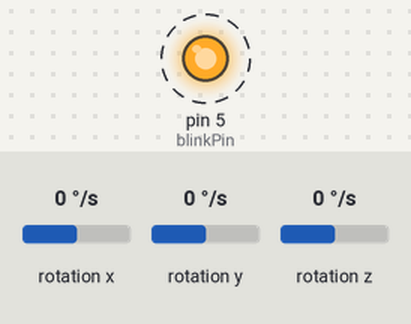
Recording of a sketch running on a simulated Arduino Uno, built with avr-gcc and run on an emulated ATmega328P. Shown: output pins drawn as LEDs (lit = HIGH). Wiring (inferred from the names in the program): L3G4200D gyroscope at I2C address 0x6B. Dashed ring = blinking. Inputs (shaded band) come from the test bench; at power-on: rotation x 0 °/s, rotation y 0 °/s, rotation z 0 °/s. What the sketch prints to the serial monitor is not drawn.

Above: at 0.04 s.
Timing chart, 0 to 3.0 s (numbered marks = the images above):
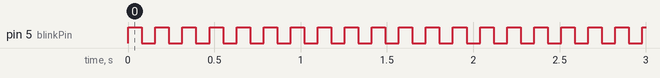

Measured:
- by itself, pin 5 (blinkPin): alternates HIGH for 0.08 s and LOW for 0.08 s

The sketch:

read_gyro.ino
```cpp
#include <Light_L3GD20.h>
#include <Narcoleptic.h>

const byte blinkPin = 5;
auto pinState = LOW;

void setup() {
  Serial.begin(9600);
  Gyro::begin();

  pinMode(blinkPin, OUTPUT);
}

void loop() {
  Gyro::l3gd20Data_t d;
  Gyro::read(&d);
  Serial.print(d.x);
  Serial.print('\t');
  Serial.print(d.y);
  Serial.print('\t');
  Serial.println(d.z);

  pinState = (pinState == LOW) ? HIGH : LOW;
  digitalWrite(blinkPin, pinState);

  Serial.end();
  Narcoleptic.delay(70);
  Serial.begin(9600);
}
```
